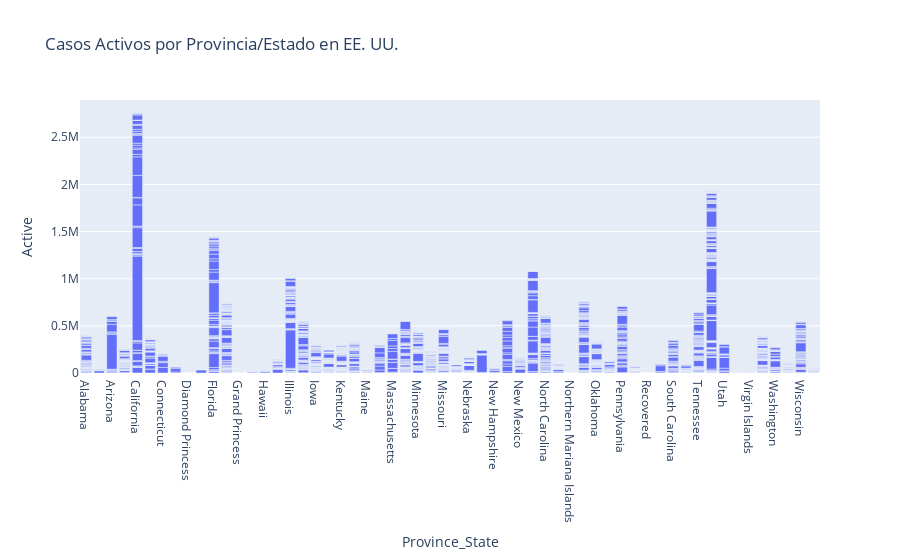

Source (notebook cell):
### Markdown cell above
### Plot Province/State Wise Active Cases in USA

### Code cell
import plotly.express as px

# Filtrar los datos para Estados Unidos (USA)
usa_data = covid_data[covid_data['Country_Region'] == 'US'].copy()

# Calculate active cases by subtracting deaths and recovered from confirmed cases
usa_data.loc['Active'] = usa_data['Confirmed'] - usa_data['Deaths'] - usa_data['Recovered']

# Create a bar chart for active cases by province or state in the USA
fig = px.bar(usa_data, x='Province_State', y='Active', title='Casos Activos por Provincia/Estado en EE. UU.')
fig.show()

### Figure 1 — Plotly figure (JSON) as saved in the notebook; plotly's stock layout.template omitted (floating-point values rounded to 4 significant figures; data arrays with more than 128 entries replaced by an {"elided": "..."} marker saying what was removed)
{"data": [{"alignmentgroup": "True", "hovertemplate": "Province_State=%{x}<br>Active=%{y}<extra></extra>", "legendgroup": "", "marker": {"color": "#636efa", "pattern": {"shape": ""}}, "name": "", "offsetgroup": "", "orientation": "v", "showlegend": false, "textposition": "auto", "type": "bar", "x": {"elided": "3277 str values"}, "xaxis": "x", "y": {"elided": "3277 int values"}, "yaxis": "y"}], "layout": {"barmode": "relative", "legend": {"tracegroupgap": 0}, "title": {"text": "Casos Activos por Provincia/Estado en EE. UU."}, "xaxis": {"anchor": "y", "domain": [0, 1], "title": {"text": "Province_State"}}, "yaxis": {"anchor": "x", "domain": [0, 1], "title": {"text": "Active"}}}}
